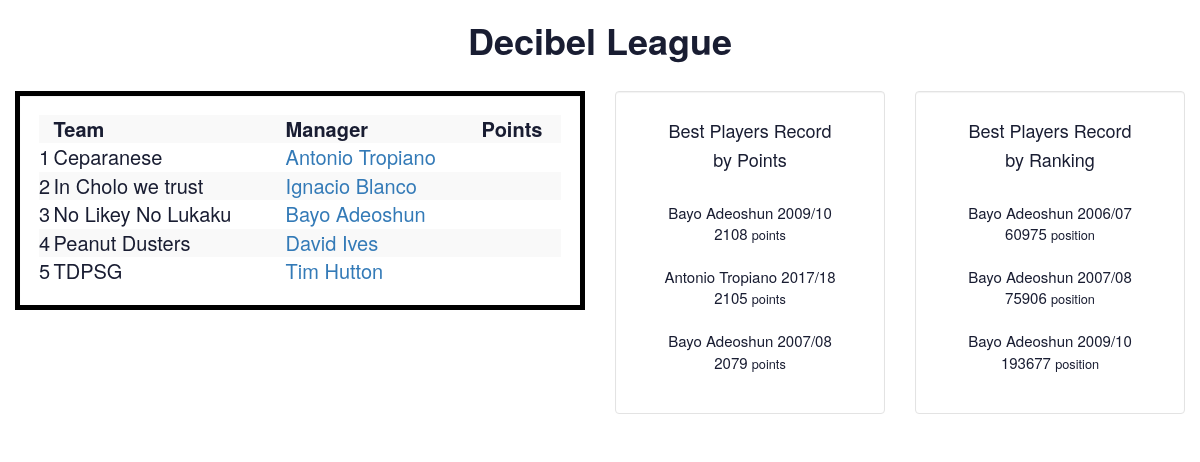
Page /league/227291 on the committed database.
### __init__.py (models this page shows)
class Leagues(db.Model):
    __table__ = db.Model.metadata.tables['leagues']

class Teams(db.Model):
    __table__ = db.Model.metadata.tables['teams']

class Users(db.Model):
    __table__ = db.Model.metadata.tables['users']

### __init__.py (the view)
@app.route('/league/<league_id>')
def league_info(league_id):
    entries = []
    existing_league_ids = db.session.query(Leagues.league_id).all()
    league_list = [i[0] for i in existing_league_ids]
    if int(league_id) not in league_list:
        flash('No data for the requested League. Insert League Id in the form below to generate data for this League', 'error')
        return redirect(url_for('landing_page'))
    cur=db.session.query(Users.name, Users.surname, Users.user_id, Teams.team_name, Teams.league_id).join(Teams,Teams.user_id==Users.user_id).filter(Teams.league_id == league_id).group_by(Teams.team_name).all()
    entries.append(cur)
    cur=db.session.query(Users.name, Users.surname, Users.points, Users.season_name).join(Teams,Teams.user_id == Users.user_id).filter(
          Teams.league_id == league_id).filter(Users.season != 13).all()
    res_sort = sorted(cur, key = lambda x: x[2], reverse = True)
    entries.append(res_sort)
    cur=db.session.query(Users.name, Users.surname, Users.rank, Users.season_name).join(Teams,Teams.user_id==Users.user_id).filter(
          Teams.league_id == league_id).filter(Users.season != 13).all()
    res_sort = sorted(cur, key = lambda x: x[2], reverse = False)
    entries.append(res_sort)
    cur=db.session.query(Leagues.league_name).filter(Leagues.league_id == league_id).all()
    entries.append(cur)
    return render_template('show_league.html', entries=entries)

### templates/show_league.html (shortened to what this page needs)
{% extends "layout.html" %}
{% block body %}
<div class="container-fluid">
    <div class="row">
        <div id='league'>
        <h1><b>{{ entries[3][0].league_name }}</b></h1>
        </div>
    <div class="col-sm-6">
      <br>
      <div class="well" id="table">
          <table class="table-striped" style="width:100%">
              <tr>
               <th></th>
		       <th>Team</th>
               <th>Manager</th>
               <th>Points</th>
		     </tr>
	       {% for entry in entries[0] %}
		     <tr>
                 <td>{{ loop.index }}</td>
                 <td>{{ entry.team_name }}</td>
                 <td><a href="{{ url_for('user_info', user_id=entry.user_id) }}">{{ entry.name + " " + entry.surname }}</a></td>
                 <td>{{ entry.points }}</td>
		     </tr>
           {% endfor %}
          </table>
      </div>
    </div>
    <div class="col-sm-3">
      <br>
      <div class="well" id="stats">
          <h4>Best Players Record</h4>
          <h4>by Points</h4>
          <br>
          {% for entry in entries[1][0:3] %}
            {{ entry.name + " " + entry.surname }}
            {{ entry.season_name }}
            <br>
            {{ entry.points }} <small>points</small>
            <br>
            <br>
        {% endfor %}
        </div>
    </div>
    <div class="col-sm-3">
        <br>
      <div class="well" id="stats">
        <h4>Best Players Record</h4>
        <h4>by Ranking</h4>
        <br>
        {% for entry in entries[2][0:3] %}
          {{ entry.name + " " + entry.surname }}
          {{ entry.season_name }}
          <br>
          {{ entry.rank }} <small>position</small>
          <br>
          <br>
      {% endfor %}
      </div>
    </div>
    </div>
</div>
{% endblock %}

### static/style.css (style rules this page uses)
#league { text-align: center; color: #191d32; }
.well { background: white; }
.well#table { font-size: 20px; color: #191d32; border: 5px solid black; border-radius: 0px; }
.well#stats { font-size: 15px; text-align: center; color: #191d32; }

### rows in the picture
Leagues: league_name "Decibel League"
Teams: team_name "Ceparanese", name "Antonio Tropiano"
Teams: team_name "In Cholo we trust", name "Ignacio Blanco"
Teams: team_name "No Likey No Lukaku", name "Bayo Adeoshun"
Teams: team_name "Peanut Dusters", name "David Ives"
Teams: team_name "TDPSG", name "Tim Hutton"
Users: name+surname "Bayo Adeoshun", season_name "2009/10", points "2108", rank "193677"
Users: name+surname "Antonio Tropiano", season_name "2017/18", points "2105"
Users: name+surname "Bayo Adeoshun", season_name "2007/08", points "2079", rank "75906"
Users: name+surname "Bayo Adeoshun", season_name "2006/07", rank "60975"
